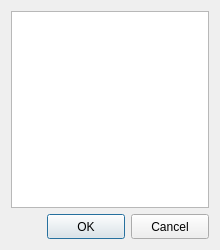
<?xml version="1.0" encoding="UTF-8"?>
<ui version="4.0">
 <class>DialogSelectPlugin</class>
 <widget class="QDialog" name="DialogSelectPlugin">
  <property name="windowModality">
   <enum>Qt::ApplicationModal</enum>
  </property>
  <property name="geometry">
   <rect>
    <x>0</x>
    <y>0</y>
    <width>220</width>
    <height>250</height>
   </rect>
  </property>
  <property name="minimumSize">
   <size>
    <width>220</width>
    <height>250</height>
   </size>
  </property>
  <property name="maximumSize">
   <size>
    <width>220</width>
    <height>250</height>
   </size>
  </property>
  <property name="windowTitle">
   <string>Select plugin</string>
  </property>
  <property name="modal">
   <bool>true</bool>
  </property>
  <layout class="QVBoxLayout" name="verticalLayout">
   <item>
    <widget class="QListWidgetX" name="listWidgetPlugins"/>
   </item>
   <item>
    <layout class="QHBoxLayout" name="horizontalLayout">
     <item>
      <spacer name="horizontalSpacer">
       <property name="orientation">
        <enum>Qt::Horizontal</enum>
       </property>
       <property name="sizeHint" stdset="0">
        <size>
         <width>40</width>
         <height>20</height>
        </size>
       </property>
      </spacer>
     </item>
     <item>
      <widget class="QPushButtonX" name="pushButtonOK">
       <property name="minimumSize">
        <size>
         <width>78</width>
         <height>25</height>
        </size>
       </property>
       <property name="maximumSize">
        <size>
         <width>78</width>
         <height>25</height>
        </size>
       </property>
       <property name="text">
        <string>OK</string>
       </property>
      </widget>
     </item>
     <item>
      <widget class="QPushButtonX" name="pushButtonCancel">
       <property name="minimumSize">
        <size>
         <width>78</width>
         <height>25</height>
        </size>
       </property>
       <property name="maximumSize">
        <size>
         <width>78</width>
         <height>25</height>
        </size>
       </property>
       <property name="text">
        <string>Cancel</string>
       </property>
      </widget>
     </item>
    </layout>
   </item>
  </layout>
 </widget>
 <customwidgets>
  <customwidget>
   <class>QPushButtonX</class>
   <extends>QPushButton</extends>
   <header>qpushbuttonx.h</header>
  </customwidget>
  <customwidget>
   <class>QListWidgetX</class>
   <extends>QListWidget</extends>
   <header>qlistwidgetx.h</header>
  </customwidget>
 </customwidgets>
 <resources/>
 <connections/>
</ui>
